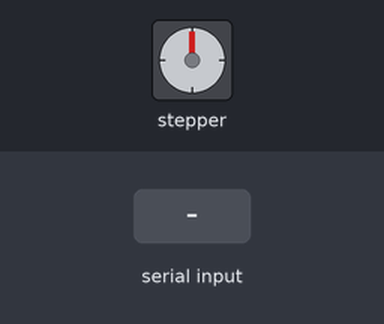
A sketch run on a simulated Arduino Uno, built with avr-gcc and run on an emulated ATmega328P. On the bench: stepper motor. The inputs (shaded band) are chosen by the test bench. Stepper angles assume 2048 steps per turn.

Above: at 1.2 s.
1.3 s: "90,45\n" received over Serial
At 1.75 s:
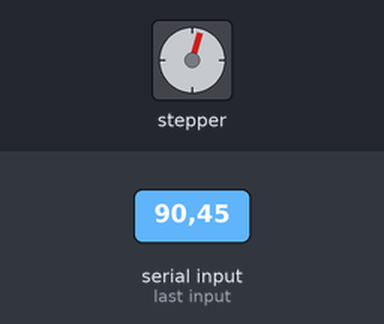
At 4.1 s:
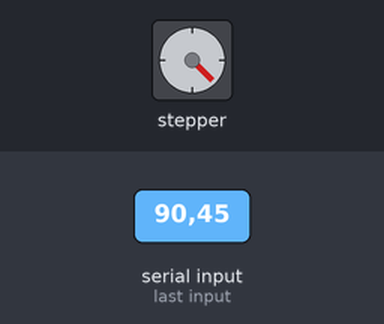
4.3 s: "30,150\n" received over Serial
At 4.76 s:
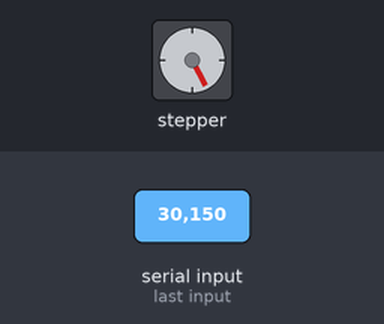
7.3 s: "90\n" received over Serial
Timing chart, 0 to 10.6 s (numbered marks = the images above; inputs shaded):
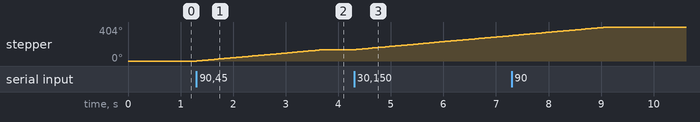

Measured:
- after the input at 1.3 s, stepper: turns 135° clockwise in 2.4 s, starting at once
- after the input at 4.3 s, stepper: keeps turning clockwise at about 56°/s, starting at once

The sketch:

Stepper.ino
```cpp
#include<Stepper.h>

int in1Pin = 12;
int in2Pin = 11;
int in3Pin = 10;
int in4Pin = 9;

Stepper motor(32,in1Pin,in2Pin,in3Pin,in4Pin);


 void setup() {
  Serial.begin(9600);
  motor.setSpeed(600);
}

void serialEvent()
{
  int angle = Serial.parseInt();
  motor.step(angleToStep(angle));
}

int angleToStep(int angle)
{
  return (2048.0*angle)/360.0;
}

void loop() {

}
```
